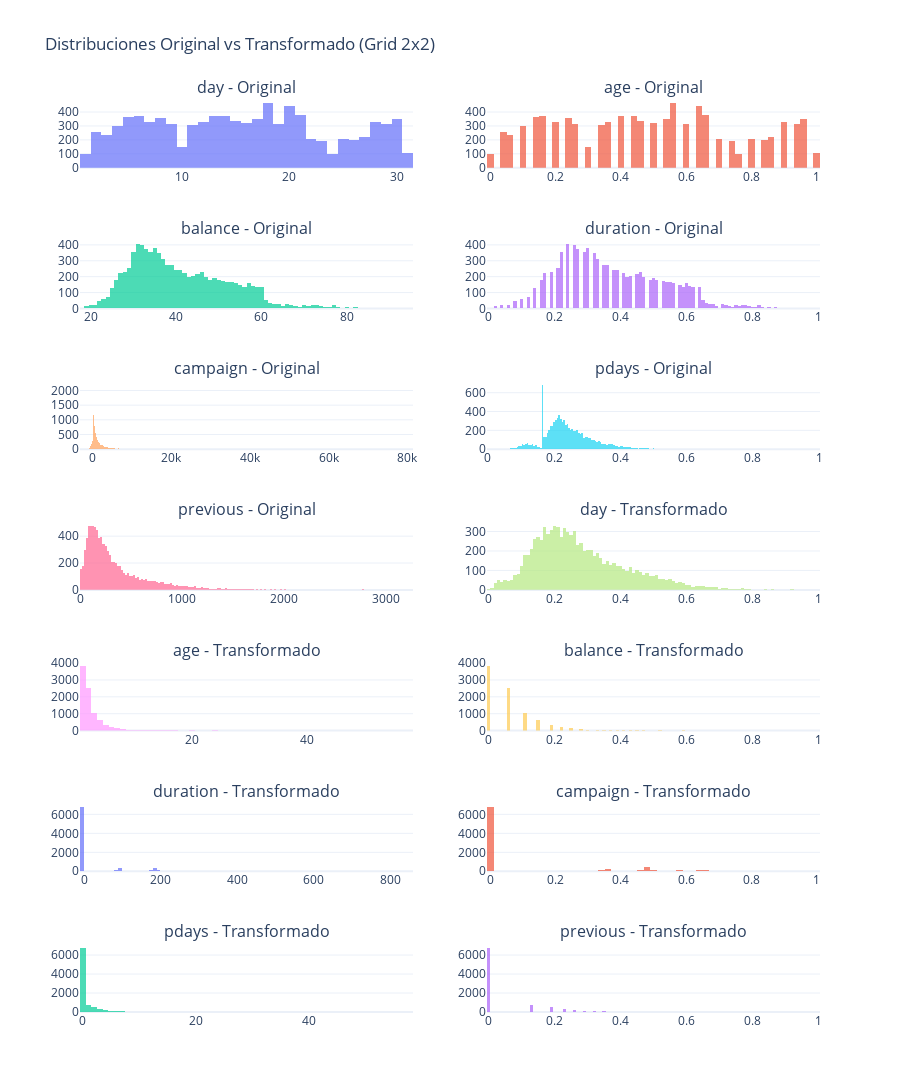

The notebook cell saved with this chart:
### Markdown cell above
Durante el procesamiento de datos, se aplicaron dos tipos de codificación para las variables categóricas:

- **Label Encoding**: Utilizado para variables binarias o con pocos niveles (e.g., `marital`, `default`, `housing`, `loan`, `contact`). Convierte categorías a valores enteros, manteniendo simplicidad y evitando inflar la dimensión del dataset.

- **One-Hot Encoding**: Aplicado a variables categóricas multiclase (e.g., `job`, `education`, `month`, `poutcome`). Representa cada nivel como una columna independiente, evitando imponer un orden artificial entre categorías nominales y mejorando la representación para modelos sensibles a relaciones numéricas no reales.

### Code cell
X = data_encoded.drop(columns=["y"])
y = data_encoded["y"]

X_before_processing = X.copy()
X_processed, acciones = process_data(X, original_numeric_columns)

plot_hist(
    original_data=X_before_processing,
    transformed_data=X_processed,
    columns=acciones["Variable"].tolist(),
)

### Figure 1 — Plotly figure (JSON) as saved in the notebook; plotly's stock layout.template omitted (floating-point values rounded to 4 significant figures; data arrays with more than 128 entries replaced by an {"elided": "..."} marker saying what was removed)
{"data": [{"opacity": 0.7, "type": "histogram", "x": {"elided": "9000 int values"}, "xaxis": "x", "yaxis": "y"}, {"opacity": 0.7, "type": "histogram", "x": {"elided": "9000 float values"}, "xaxis": "x2", "yaxis": "y2"}, {"opacity": 0.7, "type": "histogram", "x": {"elided": "9000 int values"}, "xaxis": "x3", "yaxis": "y3"}, {"opacity": 0.7, "type": "histogram", "x": {"elided": "9000 float values"}, "xaxis": "x4", "yaxis": "y4"}, {"opacity": 0.7, "type": "histogram", "x": {"elided": "9000 int values"}, "xaxis": "x5", "yaxis": "y5"}, {"opacity": 0.7, "type": "histogram", "x": {"elided": "9000 float values"}, "xaxis": "x6", "yaxis": "y6"}, {"opacity": 0.7, "type": "histogram", "x": {"elided": "9000 int values"}, "xaxis": "x7", "yaxis": "y7"}, {"opacity": 0.7, "type": "histogram", "x": {"elided": "9000 float values"}, "xaxis": "x8", "yaxis": "y8"}, {"opacity": 0.7, "type": "histogram", "x": {"elided": "9000 int values"}, "xaxis": "x9", "yaxis": "y9"}, {"opacity": 0.7, "type": "histogram", "x": {"elided": "9000 float values"}, "xaxis": "x10", "yaxis": "y10"}, {"opacity": 0.7, "type": "histogram", "x": {"elided": "9000 int values"}, "xaxis": "x11", "yaxis": "y11"}, {"opacity": 0.7, "type": "histogram", "x": {"elided": "9000 float values"}, "xaxis": "x12", "yaxis": "y12"}, {"opacity": 0.7, "type": "histogram", "x": {"elided": "9000 int values"}, "xaxis": "x13", "yaxis": "y13"}, {"opacity": 0.7, "type": "histogram", "x": {"elided": "9000 float values"}, "xaxis": "x14", "yaxis": "y14"}], "layout": {"annotations": [{"font": {"size": 16}, "showarrow": false, "text": "day - Original", "x": 0.225, "xanchor": "center", "xref": "paper", "y": 1, "yanchor": "bottom", "yref": "paper"}, {"font": {"size": 16}, "showarrow": false, "text": "age - Original", "x": 0.775, "xanchor": "center", "xref": "paper", "y": 1, "yanchor": "bottom", "yref": "paper"}, {"font": {"size": 16}, "showarrow": false, "text": "balance - Original", "x": 0.225, "xanchor": "center", "xref": "paper", "y": 0.8457, "yanchor": "bottom", "yref": "paper"}, {"font": {"size": 16}, "showarrow": false, "text": "duration - Original", "x": 0.775, "xanchor": "center", "xref": "paper", "y": 0.8457, "yanchor": "bottom", "yref": "paper"}, {"font": {"size": 16}, "showarrow": false, "text": "campaign - Original", "x": 0.225, "xanchor": "center", "xref": "paper", "y": 0.6914, "yanchor": "bottom", "yref": "paper"}, {"font": {"size": 16}, "showarrow": false, "text": "pdays - Original", "x": 0.775, "xanchor": "center", "xref": "paper", "y": 0.6914, "yanchor": "bottom", "yref": "paper"}, {"font": {"size": 16}, "showarrow": false, "text": "previous - Original", "x": 0.225, "xanchor": "center", "xref": "paper", "y": 0.5371, "yanchor": "bottom", "yref": "paper"}, {"font": {"size": 16}, "showarrow": false, "text": "day - Transformado", "x": 0.775, "xanchor": "center", "xref": "paper", "y": 0.5371, "yanchor": "bottom", "yref": "paper"}, {"font": {"size": 16}, "showarrow": false, "text": "age - Transformado", "x": 0.225, "xanchor": "center", "xref": "paper", "y": 0.3829, "yanchor": "bottom", "yref": "paper"}, {"font": {"size": 16}, "showarrow": false, "text": "balance - Transformado", "x": 0.775, "xanchor": "center", "xref": "paper", "y": 0.3829, "yanchor": "bottom", "yref": "paper"}, {"font": {"size": 16}, "showarrow": false, "text": "duration - Transformado", "x": 0.225, "xanchor": "center", "xref": "paper", "y": 0.2286, "yanchor": "bottom", "yref": "paper"}, {"font": {"size": 16}, "showarrow": false, "text": "campaign - Transformado", "x": 0.775, "xanchor": "center", "xref": "paper", "y": 0.2286, "yanchor": "bottom", "yref": "paper"}, {"font": {"size": 16}, "showarrow": false, "text": "pdays - Transformado", "x": 0.225, "xanchor": "center", "xref": "paper", "y": 0.07429, "yanchor": "bottom", "yref": "paper"}, {"font": {"size": 16}, "showarrow": false, "text": "previous - Transformado", "x": 0.775, "xanchor": "center", "xref": "paper", "y": 0.07429, "yanchor": "bottom", "yref": "paper"}], "height": 2100, "showlegend": false, "title": {"text": "Distribuciones Original vs Transformado (Grid 2x2)"}, "xaxis": {"anchor": "y", "domain": [0, 0.45]}, "xaxis10": {"anchor": "y10", "domain": [0.55, 1]}, "xaxis11": {"anchor": "y11", "domain": [0, 0.45]}, "xaxis12": {"anchor": "y12", "domain": [0.55, 1]}, "xaxis13": {"anchor": "y13", "domain": [0, 0.45]}, "xaxis14": {"anchor": "y14", "domain": [0.55, 1]}, "xaxis2": {"anchor": "y2", "domain": [0.55, 1]}, "xaxis3": {"anchor": "y3", "domain": [0, 0.45]}, "xaxis4": {"anchor": "y4", "domain": [0.55, 1]}, "xaxis5": {"anchor": "y5", "domain": [0, 0.45]}, "xaxis6": {"anchor": "y6", "domain": [0.55, 1]}, "xaxis7": {"anchor": "y7", "domain": [0, 0.45]}, "xaxis8": {"anchor": "y8", "domain": [0.55, 1]}, "xaxis9": {"anchor": "y9", "domain": [0, 0.45]}, "yaxis": {"anchor": "x", "domain": [0.9257, 1]}, "yaxis10": {"anchor": "x10", "domain": [0.3086, 0.3829]}, "yaxis11": {"anchor": "x11", "domain": [0.1543, 0.2286]}, "yaxis12": {"anchor": "x12", "domain": [0.1543, 0.2286]}, "yaxis13": {"anchor": "x13", "domain": [0, 0.07429]}, "yaxis14": {"anchor": "x14", "domain": [0, 0.07429]}, "yaxis2": {"anchor": "x2", "domain": [0.9257, 1]}, "yaxis3": {"anchor": "x3", "domain": [0.7714, 0.8457]}, "yaxis4": {"anchor": "x4", "domain": [0.7714, 0.8457]}, "yaxis5": {"anchor": "x5", "domain": [0.6171, 0.6914]}, "yaxis6": {"anchor": "x6", "domain": [0.6171, 0.6914]}, "yaxis7": {"anchor": "x7", "domain": [0.4629, 0.5371]}, "yaxis8": {"anchor": "x8", "domain": [0.4629, 0.5371]}, "yaxis9": {"anchor": "x9", "domain": [0.3086, 0.3829]}}}
